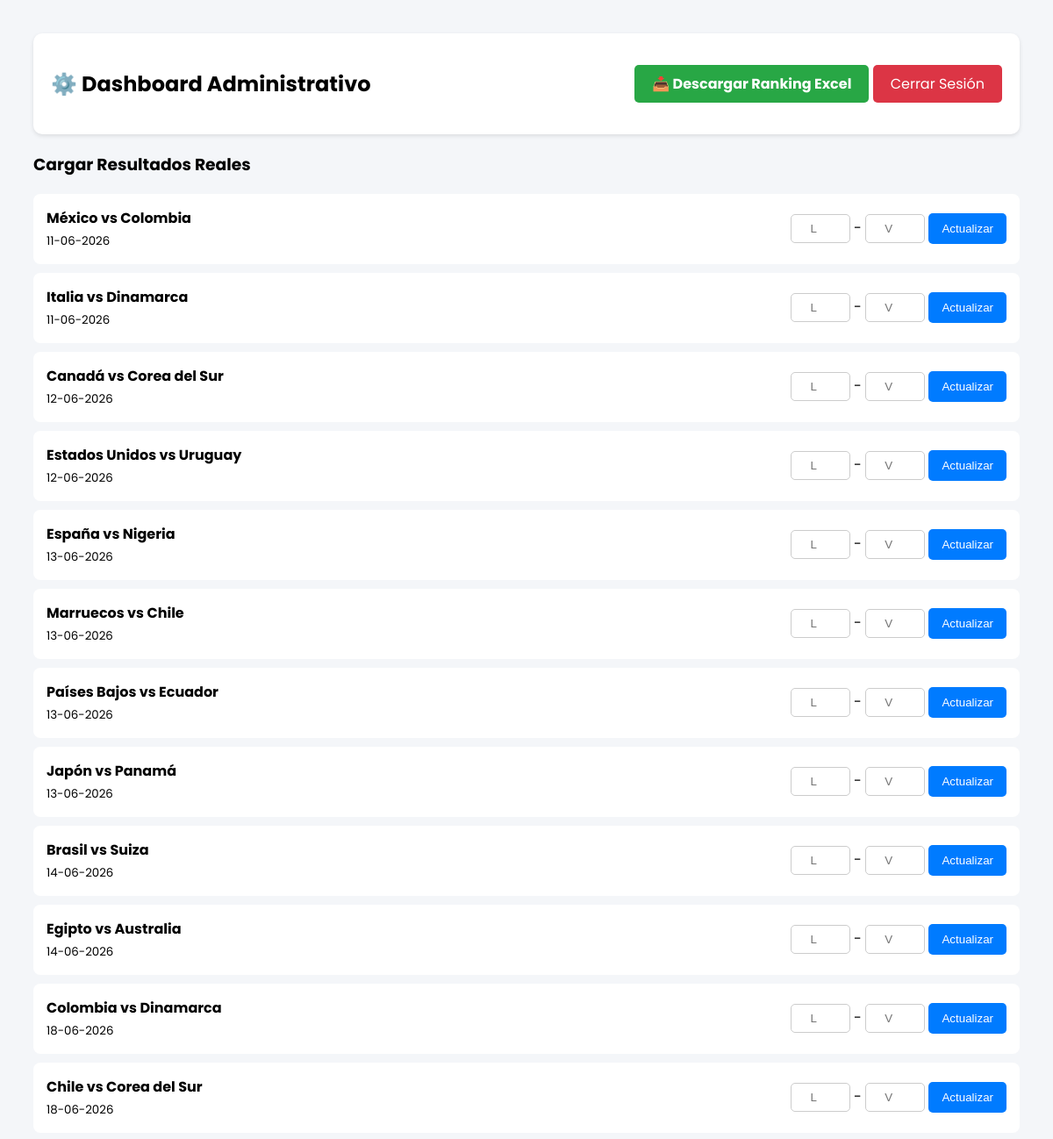
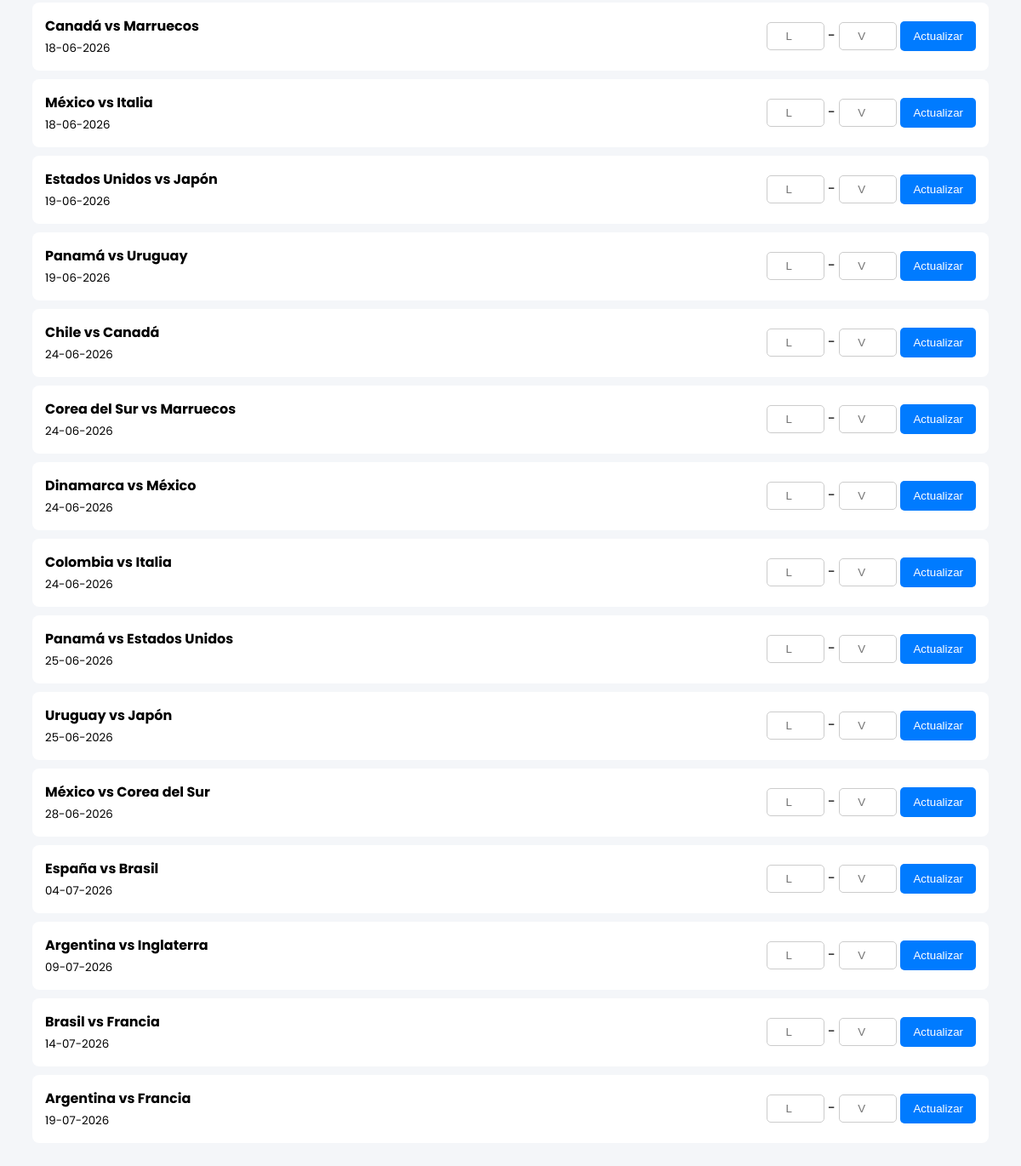
/admin (signed in), run on the app's committed database (2 pictures, top to bottom).
### app.py (models this page shows)
class Partido(db.Model):
    id = db.Column(db.Integer, primary_key=True) # Usaremos el ID exacto de tu archivo
    equipo_local = db.Column(db.String(50), nullable=False)
    equipo_visitante = db.Column(db.String(50), nullable=False)
    fecha_partido = db.Column(db.DateTime, nullable=False)
    grupo = db.Column(db.String(10), nullable=True)
    ciudad = db.Column(db.String(50), nullable=True)
    goles_local_real = db.Column(db.Integer, nullable=True)
    goles_visitante_real = db.Column(db.Integer, nullable=True)
    pronosticos = db.relationship('Pronostico', backref='juego', lazy=True)

### app.py (the view)
@app.route('/admin')
def admin_dashboard():
    if not session.get('admin'): return redirect(url_for('admin_login'))
    partidos = Partido.query.order_by(Partido.fecha_partido).all()
    return render_template('admin_dashboard.html', partidos=partidos)

### templates/admin_dashboard.html (shortened to what this page needs)
<!DOCTYPE html>
<html lang="es">
<head>
</head>
<body>
    <div class="header">
        <h2>⚙️ Dashboard Administrativo</h2>
        <div>
            <a href="/admin/descargar_excel" class="btn-excel">📥 Descargar Ranking Excel</a>
            <a href="/admin/logout" class="btn-salir">Cerrar Sesión</a>
        </div>
    </div>
    <h3>Cargar Resultados Reales</h3>
    {% for p in partidos %}
    <div class="partido-row">
        <div>
            <strong>{{ p.equipo_local }} vs {{ p.equipo_visitante }}</strong><br>
            <small>{{ p.fecha_partido.strftime('%d-%m-%Y') }}</small>
        </div>
        <form action="/admin/actualizar_partido/{{ p.id }}" method="post" style="margin: 0;">
            <input type="number" name="gl_real" placeholder="L" value="{{ p.goles_local_real if p.goles_local_real is not none else '' }}" required>
            -
            <input type="number" name="gv_real" placeholder="V" value="{{ p.goles_visitante_real if p.goles_visitante_real is not none else '' }}" required>
            <button type="submit">Actualizar</button>
        </form>
    </div>
    {% endfor %}
</body>
</html>

### templates/admin_dashboard.html (style rules this page uses)
body { font-family: 'Poppins', sans-serif; background: #f4f6f9; padding: 30px; }
.header { display: flex; justify-content: space-between; align-items: center; background: white; padding: 20px; border-radius: 10px; box-shadow: 0 2px 5px rgba(0,0,0,0.1); margin-bottom: 20px; }
.btn-excel { background: #28a745; color: white; padding: 10px 20px; text-decoration: none; border-radius: 5px; font-weight: bold; }
.btn-salir { background: #dc3545; color: white; padding: 10px 20px; text-decoration: none; border-radius: 5px; }
.partido-row { background: white; padding: 15px; margin-bottom: 10px; border-radius: 8px; display: flex; justify-content: space-between; align-items: center; }
input { width: 50px; padding: 8px; text-align: center; border-radius: 5px; border: 1px solid #ccc; }
button { background: #007bff; color: white; border: none; padding: 10px 15px; border-radius: 5px; cursor: pointer; }

### data on the page
Partido: equipo_local "México", equipo_visitante "Colombia", fecha_partido "11-06-2026"
Partido: equipo_local "Italia", equipo_visitante "Dinamarca", fecha_partido "11-06-2026"
Partido: equipo_local "Canadá", equipo_visitante "Corea del Sur", fecha_partido "12-06-2026"
Partido: equipo_local "Estados Unidos", equipo_visitante "Uruguay", fecha_partido "12-06-2026"
Partido: equipo_local "España", equipo_visitante "Nigeria", fecha_partido "13-06-2026"
Partido: equipo_local "Marruecos", equipo_visitante "Chile", fecha_partido "13-06-2026"
Partido: equipo_local "Países Bajos", equipo_visitante "Ecuador", fecha_partido "13-06-2026"
Partido: equipo_local "Japón", equipo_visitante "Panamá", fecha_partido "13-06-2026"
Partido: equipo_local "Brasil", equipo_visitante "Suiza", fecha_partido "14-06-2026"
Partido: equipo_local "Egipto", equipo_visitante "Australia", fecha_partido "14-06-2026"
Partido: equipo_local "Colombia", equipo_visitante "Dinamarca", fecha_partido "18-06-2026"
Partido: equipo_local "Chile", equipo_visitante "Corea del Sur", fecha_partido "18-06-2026"
Partido: equipo_local "Canadá", equipo_visitante "Marruecos", fecha_partido "18-06-2026"
Partido: equipo_local "México", equipo_visitante "Italia", fecha_partido "18-06-2026"
Partido: equipo_local "Estados Unidos", equipo_visitante "Japón", fecha_partido "19-06-2026"
Partido: equipo_local "Panamá", equipo_visitante "Uruguay", fecha_partido "19-06-2026"
Partido: equipo_local "Chile", equipo_visitante "Canadá", fecha_partido "24-06-2026"
Partido: equipo_local "Corea del Sur", equipo_visitante "Marruecos", fecha_partido "24-06-2026"
Partido: equipo_local "Dinamarca", equipo_visitante "México", fecha_partido "24-06-2026"
Partido: equipo_local "Colombia", equipo_visitante "Italia", fecha_partido "24-06-2026"
Partido: equipo_local "Panamá", equipo_visitante "Estados Unidos", fecha_partido "25-06-2026"
Partido: equipo_local "Uruguay", equipo_visitante "Japón", fecha_partido "25-06-2026"
Partido: equipo_local "México", equipo_visitante "Corea del Sur", fecha_partido "28-06-2026"
Partido: equipo_local "España", equipo_visitante "Brasil", fecha_partido "04-07-2026"
Partido: equipo_local "Argentina", equipo_visitante "Inglaterra", fecha_partido "09-07-2026"
Partido: equipo_local "Brasil", equipo_visitante "Francia", fecha_partido "14-07-2026"
Partido: equipo_local "Argentina", equipo_visitante "Francia", fecha_partido "19-07-2026"
